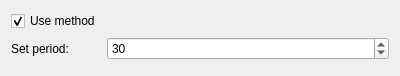
<?xml version="1.0" encoding="UTF-8"?>
<ui version="4.0">
 <class>QLWMASettingsWidget</class>
 <widget class="QWidget" name="QLWMASettingsWidget">
  <property name="geometry">
   <rect>
    <x>0</x>
    <y>0</y>
    <width>400</width>
    <height>76</height>
   </rect>
  </property>
  <property name="windowTitle">
   <string>Form</string>
  </property>
  <layout class="QFormLayout" name="formLayout">
   <item row="0" column="0">
    <widget class="QCheckBox" name="useMethod_ChkBox">
     <property name="text">
      <string>Use method</string>
     </property>
     <property name="checked">
      <bool>true</bool>
     </property>
    </widget>
   </item>
   <item row="1" column="0">
    <widget class="QLabel" name="label">
     <property name="text">
      <string>Set period:</string>
     </property>
    </widget>
   </item>
   <item row="1" column="1">
    <widget class="QSpinBox" name="period_SpnBox">
     <property name="value">
      <number>30</number>
     </property>
    </widget>
   </item>
  </layout>
 </widget>
 <resources/>
 <connections/>
</ui>
